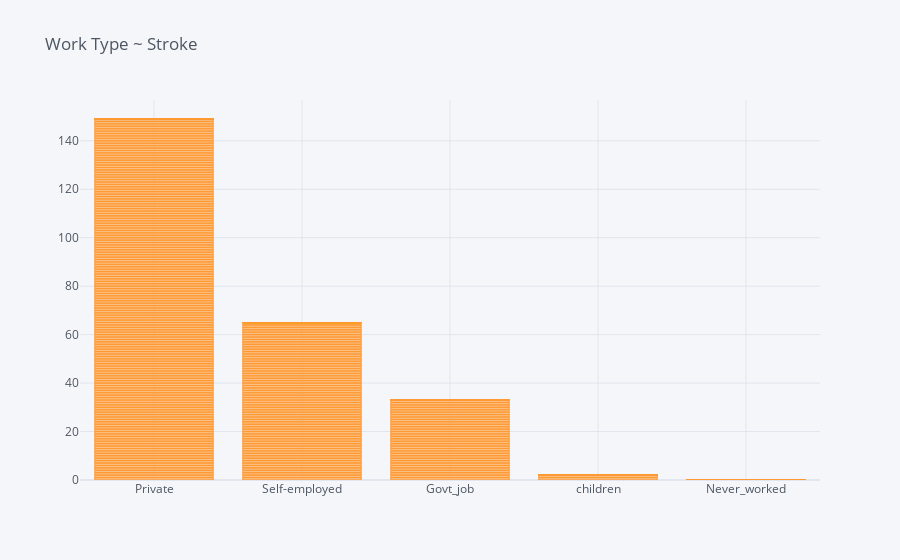

The code cell stored with this chart in its notebook:
### Code cell
df.iplot(kind='bar',x='work_type',y='stroke', title = 'Work Type ~ Stroke')

### Figure 1 — Plotly figure (JSON) as saved in the notebook; plotly's stock layout.template omitted (floating-point values rounded to 4 significant figures; data arrays with more than 128 entries replaced by an {"elided": "..."} marker saying what was removed)
{"data": [{"marker": {"color": "rgba(255, 153, 51, 0.6)", "line": {"color": "rgba(255, 153, 51, 1.0)", "width": 1}}, "name": "stroke", "orientation": "v", "text": "", "type": "bar", "x": {"elided": "5110 str values"}, "y": {"elided": "5110 int values"}}], "layout": {"legend": {"bgcolor": "#F5F6F9", "font": {"color": "#4D5663"}}, "paper_bgcolor": "#F5F6F9", "plot_bgcolor": "#F5F6F9", "title": {"font": {"color": "#4D5663"}, "text": "Work Type ~ Stroke"}, "xaxis": {"gridcolor": "#E1E5ED", "showgrid": true, "tickfont": {"color": "#4D5663"}, "title": {"font": {"color": "#4D5663"}, "text": ""}, "zerolinecolor": "#E1E5ED"}, "yaxis": {"gridcolor": "#E1E5ED", "showgrid": true, "tickfont": {"color": "#4D5663"}, "title": {"font": {"color": "#4D5663"}, "text": ""}, "zerolinecolor": "#E1E5ED"}}}
